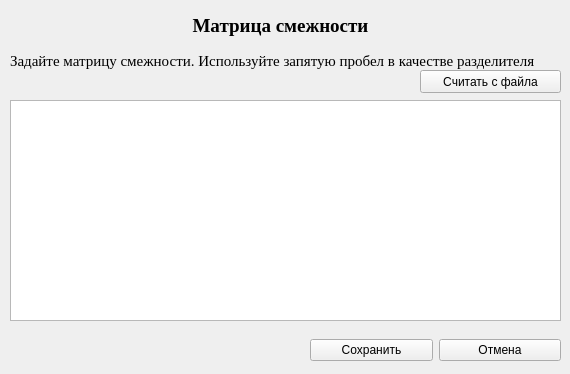
<?xml version="1.0" encoding="UTF-8"?>
<ui version="4.0">
 <class>Form</class>
 <widget class="QWidget" name="Form">
  <property name="geometry">
   <rect>
    <x>0</x>
    <y>0</y>
    <width>570</width>
    <height>374</height>
   </rect>
  </property>
  <property name="windowTitle">
   <string>Form</string>
  </property>
  <widget class="QWidget" name="verticalLayoutWidget">
   <property name="geometry">
    <rect>
     <x>0</x>
     <y>0</y>
     <width>561</width>
     <height>51</height>
    </rect>
   </property>
   <layout class="QVBoxLayout" name="verticalLayout">
    <item>
     <widget class="QLabel" name="label">
      <property name="font">
       <font>
        <family>Times New Roman</family>
        <pointsize>14</pointsize>
        <weight>75</weight>
        <bold>true</bold>
       </font>
      </property>
      <property name="text">
       <string>Матрица смежности</string>
      </property>
      <property name="alignment">
       <set>Qt::AlignCenter</set>
      </property>
     </widget>
    </item>
   </layout>
  </widget>
  <widget class="QLabel" name="label_2">
   <property name="geometry">
    <rect>
     <x>10</x>
     <y>40</y>
     <width>551</width>
     <height>41</height>
    </rect>
   </property>
   <property name="font">
    <font>
     <family>Times New Roman</family>
     <pointsize>11</pointsize>
    </font>
   </property>
   <property name="text">
    <string>Задайте матрицу смежности. Используйте запятую пробел в качестве разделителя</string>
   </property>
  </widget>
  <widget class="QTextEdit" name="neog_matrix_enter">
   <property name="geometry">
    <rect>
     <x>10</x>
     <y>100</y>
     <width>551</width>
     <height>221</height>
    </rect>
   </property>
   <property name="font">
    <font>
     <family>Times New Roman</family>
     <pointsize>12</pointsize>
    </font>
   </property>
  </widget>
  <widget class="QWidget" name="layoutWidget">
   <property name="geometry">
    <rect>
     <x>310</x>
     <y>330</y>
     <width>251</width>
     <height>41</height>
    </rect>
   </property>
   <layout class="QHBoxLayout" name="horizontalLayout">
    <item>
     <widget class="QPushButton" name="save_matrix_neog">
      <property name="text">
       <string>Сохранить</string>
      </property>
     </widget>
    </item>
    <item>
     <widget class="QPushButton" name="cancel_matrix_neog">
      <property name="text">
       <string>Отмена</string>
      </property>
     </widget>
    </item>
   </layout>
  </widget>
  <widget class="QPushButton" name="take_file_matrix">
   <property name="geometry">
    <rect>
     <x>420</x>
     <y>70</y>
     <width>141</width>
     <height>23</height>
    </rect>
   </property>
   <property name="text">
    <string>Считать с файла</string>
   </property>
  </widget>
 </widget>
 <resources/>
 <connections/>
</ui>
